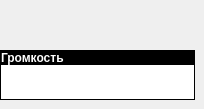
    <widget class="QWidget" name="volume">
     <widget class="QWidget" name="widget_31" native="true">
      <property name="geometry">
       <rect>
        <x>0</x>
        <y>50</y>
        <width>195</width>
        <height>50</height>
       </rect>
      </property>
      <property name="styleSheet">
       <string notr="true">#widget_31 {
	background: white;
	border: 1px solid;
}</string>
      </property>
      <layout class="QVBoxLayout" name="verticalLayout_47">
       <property name="spacing">
        <number>2</number>
       </property>
       <property name="leftMargin">
        <number>1</number>
       </property>
       <property name="topMargin">
        <number>1</number>
       </property>
       <property name="rightMargin">
        <number>1</number>
       </property>
       <property name="bottomMargin">
        <number>1</number>
       </property>
       <item>
        <widget class="QLabel" name="label_23">
         <property name="sizePolicy">
          <sizepolicy hsizetype="Preferred" vsizetype="Fixed">
           <horstretch>0</horstretch>
           <verstretch>0</verstretch>
          </sizepolicy>
         </property>
         <property name="font">
          <font>
           <weight>75</weight>
           <bold>true</bold>
          </font>
         </property>
         <property name="styleSheet">
          <string notr="true">background: black; color: white;</string>
         </property>
         <property name="text">
          <string>Громкость</string>
         </property>
        </widget>
       </item>
       <item>
        <layout class="QHBoxLayout" name="horizontalLayout_69">
         <item>
          <widget class="QLabel" name="label_89">
           <property name="styleSheet">
            <string notr="true">image: url(:/resources/volume_6.png)</string>
           </property>
           <property name="text">
            <string/>
           </property>
          </widget>
         </item>
         <item>
          <widget class="QLabel" name="label_90">
           <property name="maximumSize">
            <size>
             <width>24</width>
             <height>16777215</height>
            </size>
           </property>
           <property name="styleSheet">
            <string notr="true">border-image: url(:/resources/arrs_up_down.png)</string>
           </property>
           <property name="text">
            <string/>
           </property>
          </widget>
         </item>
        </layout>
       </item>
      </layout>
     </widget>
    </widget>
